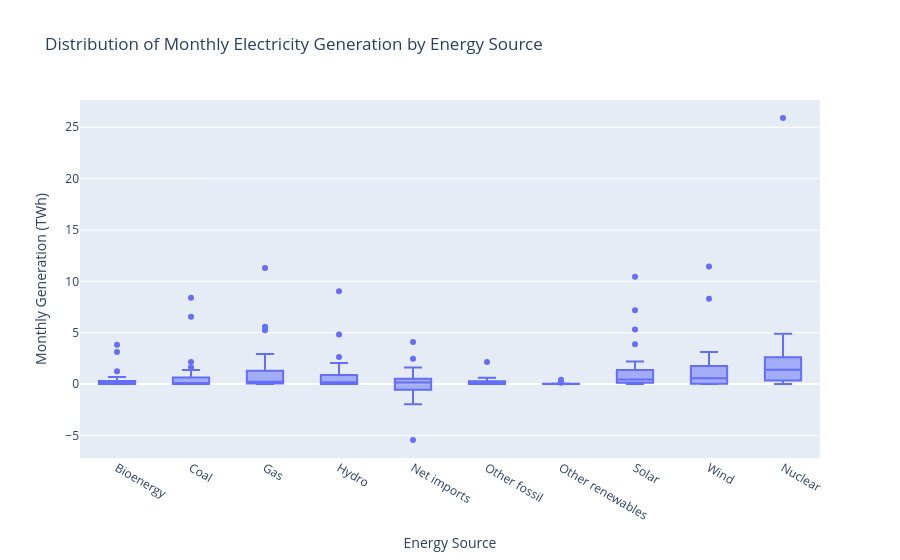

The notebook cell this image was saved under:
### Markdown cell above
## 4.1 Distribution of Monthly Generation by Energy Source

The analysis now focuses on the ten non-aggregate generation series:

- Bioenergy
- Coal
- Gas
- Hydro
- Net imports
- Nuclear
- Other fossil
- Other renewables
- Solar
- Wind

Aggregate series are excluded because combining aggregate measures with
their underlying components would make the distributions difficult to
interpret.

A box plot is used to compare the distribution of monthly electricity
generation across energy sources and countries.

The box plot highlights:

- the median generation level
- the interquartile range (IQR)
- differences in variability between technologies
- observations located beyond the conventional box-plot whiskers

Observations beyond the whiskers are considered potential statistical
outliers only. They are not automatically classified as data errors.
Cross-country differences, seasonality and changes over time may produce
legitimate extreme observations.

### Code cell
fig = px.box(
    non_aggregate_generation,
    x="series",
    y="generation_twh",
    points="outliers",
    labels={
        "series": "Energy Source",
        "generation_twh": "Monthly Generation (TWh)",
    },
    title="Distribution of Monthly Electricity Generation by Energy Source",
)

fig.update_layout(
    xaxis_title="Energy Source",
    yaxis_title="Monthly Generation (TWh)",
)

fig.show()

### Figure 1 — Plotly figure (JSON) as saved in the notebook; plotly's stock layout.template omitted (floating-point values rounded to 4 significant figures; data arrays with more than 128 entries replaced by an {"elided": "..."} marker saying what was removed)
{"data": [{"alignmentgroup": "True", "boxpoints": "outliers", "hovertemplate": "Energy Source=%{x}<br>Monthly Generation (TWh)=%{y}<extra></extra>", "legendgroup": "", "marker": {"color": "#636efa"}, "name": "", "notched": false, "offsetgroup": "", "orientation": "v", "showlegend": false, "type": "box", "x": {"elided": "269 str values"}, "x0": " ", "xaxis": "x", "y": {"elided": "269 float values"}, "y0": " ", "yaxis": "y"}], "layout": {"boxmode": "group", "legend": {"tracegroupgap": 0}, "title": {"text": "Distribution of Monthly Electricity Generation by Energy Source"}, "xaxis": {"anchor": "y", "domain": [0, 1], "title": {"text": "Energy Source"}}, "yaxis": {"anchor": "x", "domain": [0, 1], "title": {"text": "Monthly Generation (TWh)"}}}}
